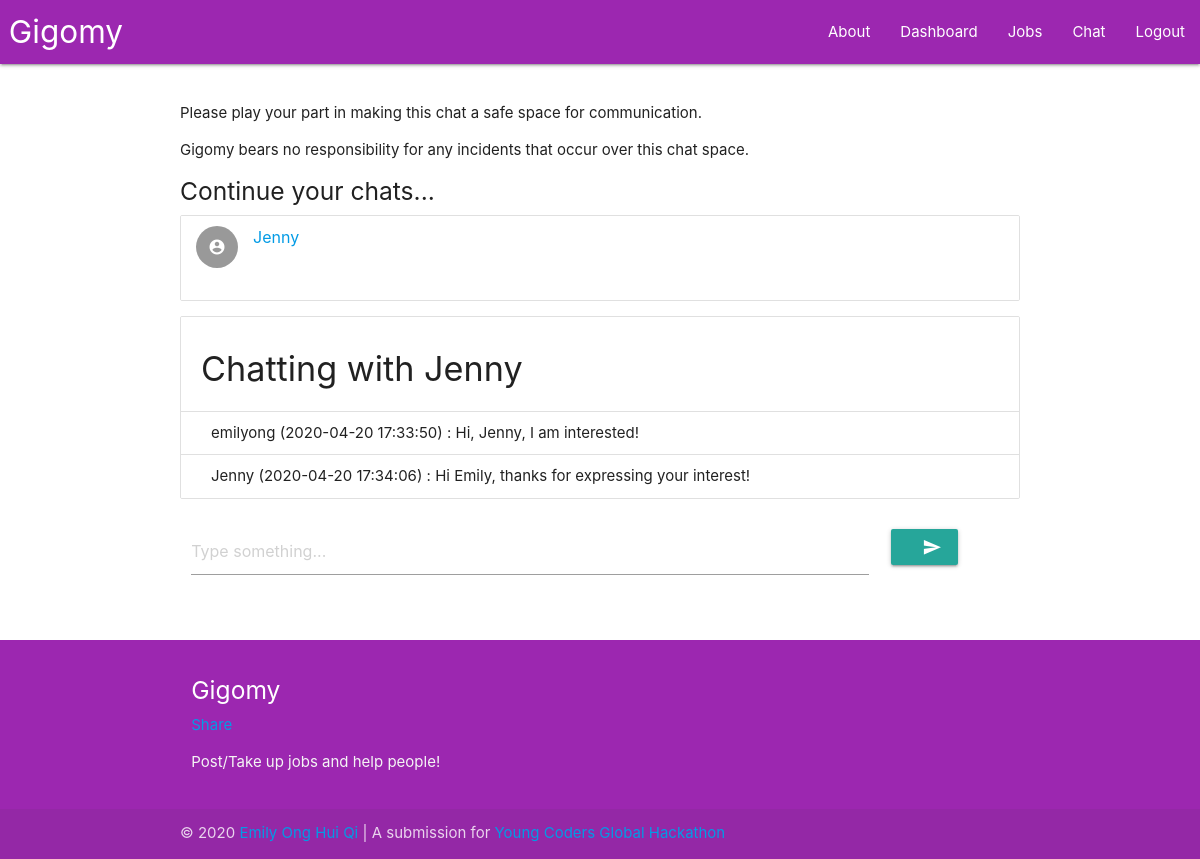
The page /chat/Jenny (signed in) on the database its author committed.
### main.py (models this page shows, shortened)
class Message(db.Model):
    msgID = db.Column(db.Integer, unique = True, autoincrement = True, nullable = False, index = True, primary_key = True)
    msgText = db.Column(db.String, index = True, nullable = False)
    msgDateTime = db.Column(db.DateTime, nullable = False)
    msgSender = db.Column(db.String, db.ForeignKey("user.username"), nullable = True)
    msgReceiver = db.Column(db.String, db.ForeignKey("user.username"), nullable = True)

class User(UserMixin, db.Model):
    username = db.Column(db.String, unique = True, nullable = False, index = True, primary_key = True)
    email = db.Column(db.String, unique = True, index = True, nullable = False)
    password = db.Column(db.String, nullable = False)
    avatar = db.Column(db.String, nullable = True)

### main.py (the view)
@app.route ("/chat/<username>", methods=["GET", "POST"])
@app.route ("/chat/", methods=["GET", "POST"])
@login_required
def chat (username=""):
    inChat = len(username) != 0 and username != current_user.username
    currentUser = getUser(current_user)
    if inChat:
        jobSender_ = User.query.filter_by(username = username).first()
        if jobSender_ is None:return redirect(url_for("index", _scheme="https", _external=True))
        jobSender = getUser(jobSender_)
        messagesSent = Message.query.filter_by(msgSender = currentUser["username"]).filter_by(msgReceiver = jobSender["username"]).all()
        messagesReceived = Message.query.filter_by(msgReceiver = currentUser["username"]).filter_by(msgSender = jobSender["username"]).all()
        messages_ = []
    else:
        jobSender = None
        messagesSent = Message.query.filter_by(msgSender = currentUser["username"]).all()
        messagesReceived = Message.query.filter_by(msgReceiver = currentUser["username"]).all()
        messages_ = []
    for message in messagesSent:messages_.append((message.msgDateTime, message))
    for message in messagesReceived:messages_.append((message.msgDateTime, message))
    messages = []
    messages_.sort()
    for message in messages_:
      sg =pytz.timezone("Asia/Singapore")
      datePosted = message[0].astimezone(sg)
      datePosted = datePosted.strftime("%Y-%m-%d %H:%M:%S")
      messages.append([datePosted, message[1]])
    contacts = set()
    for message in messages:
        if message[1].msgSender == current_user.username:
            contacts.add(message[1].msgReceiver)
        if message[1].msgReceiver == current_user.username:
            contacts.add(message[1].msgSender)
    contacts = list(contacts)
    return render_template("chat.html", currentUser=currentUser, jobSender=jobSender, jobSender_=json.dumps(jobSender),
                            messages=messages, currentUser_=json.dumps(currentUser), contacts=contacts, inChat=inChat)

### main.py (called while the page is built)
def getUser (user):
    currentUser = {"username": user.username,
                    "email": user.email,
                    "avatar": user.avatar}
    return currentUser

@login.user_loader
def load_user(username):
    return User.query.get(username)

### templates/chat.html (shortened to what this page needs)
{% extends "base.html" %}
{% block content %}
<p>
  Please play your part in making this chat a safe space for communication.
</p>
<p>
  Gigomy bears no responsibility for any incidents that occur over this chat space.
</p>
{% if contacts %}
  <h5>Continue your chats...</h5>
{% endif %}
<ul class="collection" id="contacts_">
  {% if contacts %}
    {% for contact in contacts %}
      <li class="collection-item avatar" data-item-name={{contact}}>
        <i class="material-icons circle">account_circle</i>
        <a href="{{url_for('chat', username=contact)}}"><span class="title">{{contact}}</span></a>
      </li>
    {% endfor %}
  {% else %}
    <li class="collection-item" data-item-name="">No contacts yet...</li>
  {% endif %}
</ul>
{% if inChat %}
  <ul class="collection with-header" id="allMessages">
    <li class="collection-header"><h4>Chatting with {{jobSender["username"]}}</h4></li>
    {% if messages %}
      {% for message in messages %}
        <li class="collection-item">{{message[1]["msgSender"]}} ({{message[0]}}) : {{message[1]["msgText"]}}</li>
      {% endfor %}
    {% else %}
      {% if jobSender["username"] != currentUser["username"] %}
        <li class="collection-item" data-item-empty="true">No messages yet...</li>
      {% else %}
        <li class="collection-item" data-item-empty="true">You cannot chat with yourself...</li>
      {% endif %}
    {% endif %}
  </ul>
  {% if jobSender["username"] != currentUser["username"] %}
    <form method="POST" id="sendMessageForm">
        <div class="row">
          <div class="input-field col s10">
            <input placeholder="Type something..." id="message" name="message" type="text" class="validate" autocomplete="off">
          </div>
          <div class="input-field col s2">
            <button class="btn waves-effect waves-light" type="submit" name="sendMessage">
              <i class="material-icons right">send</i>
            </button>
          </div>
        </div>
      </form>
  {% endif %}
{% endif %}
{% endblock content %}

### static/css/style.css (style rules this page uses)
body { display: flex; min-height: 100vh; flex-direction: column; }

### rows shown on the page
Message: msgReceiver "Jenny", msgSender "emilyong", message "2020-04-20 17:33:50", msgText "Hi, Jenny, I am interested!"
User: username "Jenny"
Message: msgSender "Jenny", message "2020-04-20 17:34:06", msgText "Hi Emily, thanks for expressing your interest!"
